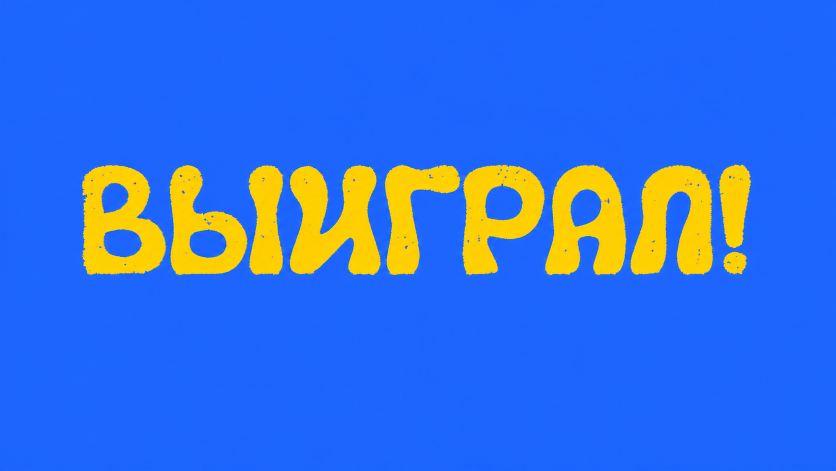
#> input picture tipo_blender/word_sequence_v3/input/выиграл.png, 1672 x 941 px (shown at 1/2 size)
$ python -i build_animation.py   (imports and definitions only)
#> lines starting #> are read from the running program, lines starting #| are printed output that depends on the picture
#> `pink=Image.new('RGB',(W,H),PINK[:3]);pink.save(ROOT/'final_pink.png',c..`:
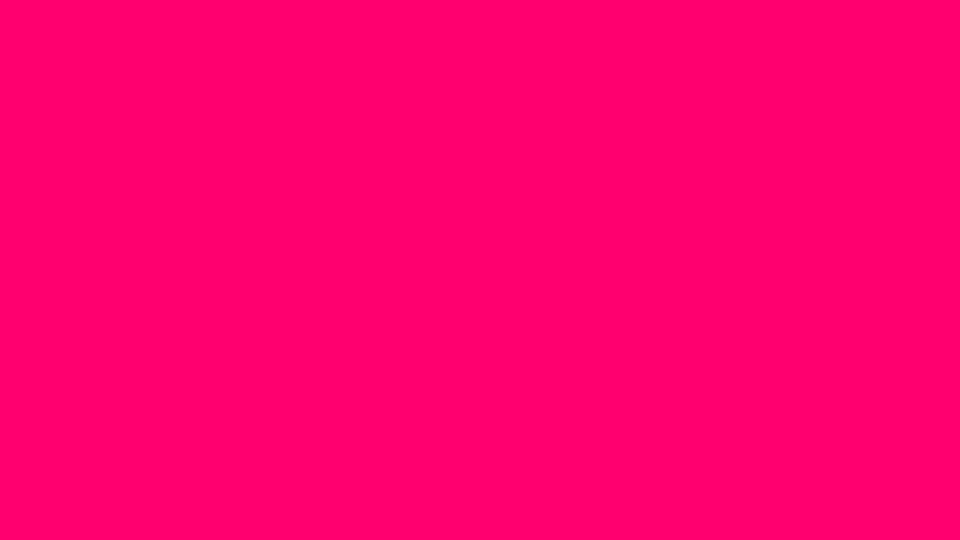
#> pink: PIL image 1920x1080 RGB (shown at 1/2 size); mean R, G, B 255, 0, 111
"""Photographic stiff-paper poses and a multi-view rolling exit."""
from pathlib import Path
import hashlib,json,math,subprocess,sys
from PIL import Image,ImageFilter
import numpy as np
from scipy.ndimage import label,find_objects

ROOT=Path(__file__).resolve().parent
BASE=ROOT.parent/'word_sequence_v3'
ASSETS=ROOT/'assets';FRAMES=ROOT/'frames';POSES=ROOT/'poses'
# [1 line not run here, left out]
W,H,FPS=1920,1080,30
PINK=(255,0,111,255)
# [2 lines not run here, left out]

def sprite(im):
    im=im.convert('RGBA')
    box=im.getchannel('A').point(lambda a:255 if a>24 else 0).getbbox()
    assert box,'Empty paper sprite'
    return im.crop(box)

def fit(im,width,height):
    scale=min(width/im.width,height/im.height)
    return im.resize((round(im.width*scale),round(im.height*scale)),Image.Resampling.LANCZOS)

def draw(im,center,angle=0):
    if angle:im=im.rotate(angle,Image.Resampling.BICUBIC,expand=True)
    canvas=Image.new('RGBA',(W,H),PINK)
    layer=Image.new('RGBA',(W,H))
    xy=(round(center[0]-im.width/2),round(center[1]-im.height/2))
    layer.alpha_composite(im,xy)
    sh=Image.new('RGBA',(W,H),(84,0,31,0))
    sh.putalpha(layer.getchannel('A').filter(ImageFilter.GaussianBlur(12)).point(lambda a:round(a*.24)))
    canvas.alpha_composite(sh,(7,10));canvas.alpha_composite(layer)
    return canvas.convert('RGB'),layer.getchannel('A').getbbox()

def link(target,source):
    if target.exists():target.unlink()
    target.hardlink_to(source)

mapping=[];frame=0
# [8 lines not run here, left out]
# [8 lines that did not run here, left out]
pose_stats=[]
# [11 lines not run here, left out]
# [1 line that did not run here, left out]
# [1 line that did not run here, left out]
# [1 line that did not run here, left out]
# [1 line that did not run here, left out]
views=[];view_boxes=[]
# [5 lines not run here, left out]
radius=155.
# [18 lines not run here, left out]
manifest={'width':W,'height':H,'fps':FPS,'frames':frame,'duration_seconds':frame/FPS,
          'preserved_original_frames':92,'final_color':'#FF006F','final_empty_hold_frames':15,
          'fold_drawings':6,'rolling_drawings':8,'hold_frames':3,
          'rolling_atlas_view_boxes':view_boxes,
          'motion':'photographic stiff folds followed by eight successive surface orientations rolling down; no cloth waves',
          'assets_sha256':{p.name:hashlib.sha256(p.read_bytes()).hexdigest() for p in sorted(ASSETS.glob('*.png'))},
          'poses':pose_stats,'frame_map':mapping}
# [2 lines not run here, left out]

>>> from PIL import Image
>>> picture = Image.open('../word_sequence_v3/input/выиграл.png')
#> picture is the input picture: PIL image 1672x941 RGB; mean R, G, B 52.9, 112.5, 225.8
>>> result = sprite(picture)
#> in sprite, `box=im.getchannel('A').point(lambda a:255 if a>24 else 0).getbbox()`: box = (0, 0, 1672, 941)
